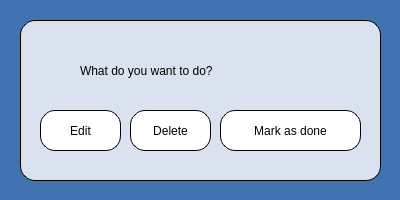
<?xml version="1.0" encoding="UTF-8"?>
<ui version="4.0">
 <class>EditDeleteMarkAsDomeDialog</class>
 <widget class="QWidget" name="EditDeleteMarkAsDomeDialog">
  <property name="geometry">
   <rect>
    <x>0</x>
    <y>0</y>
    <width>400</width>
    <height>200</height>
   </rect>
  </property>
  <property name="sizePolicy">
   <sizepolicy hsizetype="Fixed" vsizetype="Fixed">
    <horstretch>0</horstretch>
    <verstretch>0</verstretch>
   </sizepolicy>
  </property>
  <property name="minimumSize">
   <size>
    <width>400</width>
    <height>200</height>
   </size>
  </property>
  <property name="maximumSize">
   <size>
    <width>400</width>
    <height>200</height>
   </size>
  </property>
  <property name="windowTitle">
   <string>Form</string>
  </property>
  <property name="styleSheet">
   <string notr="true">background-color:rgb(64, 115, 175);</string>
  </property>
  <widget class="QLabel" name="label_WhatToDo">
   <property name="geometry">
    <rect>
     <x>80</x>
     <y>50</y>
     <width>241</width>
     <height>41</height>
    </rect>
   </property>
   <property name="styleSheet">
    <string notr="true">font: 14pt &quot;Times New Roman&quot;;
color:black;
background-color:rgb(219, 226, 239);</string>
   </property>
   <property name="text">
    <string>What do you want to do?</string>
   </property>
  </widget>
  <widget class="QWidget" name="widget_AgendaDialog" native="true">
   <property name="geometry">
    <rect>
     <x>20</x>
     <y>20</y>
     <width>361</width>
     <height>161</height>
    </rect>
   </property>
   <property name="styleSheet">
    <string notr="true">background-color:rgb(219, 226, 239);
border-radius:15px;
border-style: solid;
border-width: 1px;
border-color: rgb(0, 0, 0);</string>
   </property>
   <widget class="QPushButton" name="pushButton_Edit">
    <property name="geometry">
     <rect>
      <x>20</x>
      <y>90</y>
      <width>81</width>
      <height>41</height>
     </rect>
    </property>
    <property name="styleSheet">
     <string notr="true">font: 14pt &quot;Times New Roman&quot;;
color: black;
background: rgb(255, 255, 255);
border-radius: 15px;
border-style: solid;
border-width: 1px;
border-color: rgb(0, 0, 0);</string>
    </property>
    <property name="text">
     <string>Edit</string>
    </property>
   </widget>
   <widget class="QPushButton" name="pushButton_Delete">
    <property name="geometry">
     <rect>
      <x>110</x>
      <y>90</y>
      <width>81</width>
      <height>41</height>
     </rect>
    </property>
    <property name="styleSheet">
     <string notr="true">font: 14pt &quot;Times New Roman&quot;;
color: black;
background: rgb(255, 255, 255);
border-radius: 15px;
border-style: solid;
border-width: 1px;
border-color: rgb(0, 0, 0);</string>
    </property>
    <property name="text">
     <string>Delete</string>
    </property>
   </widget>
   <widget class="QPushButton" name="pushButton_MarkAsDone">
    <property name="geometry">
     <rect>
      <x>200</x>
      <y>90</y>
      <width>141</width>
      <height>41</height>
     </rect>
    </property>
    <property name="styleSheet">
     <string notr="true">font: 14pt &quot;Times New Roman&quot;;
color: black;
background: rgb(255, 255, 255);
border-radius: 15px;
border-style: solid;
border-width: 1px;
border-color: rgb(0, 0, 0);</string>
    </property>
    <property name="text">
     <string>Mark as done</string>
    </property>
   </widget>
  </widget>
  <zorder>widget_AgendaDialog</zorder>
  <zorder>label_WhatToDo</zorder>
 </widget>
 <resources/>
 <connections/>
</ui>
